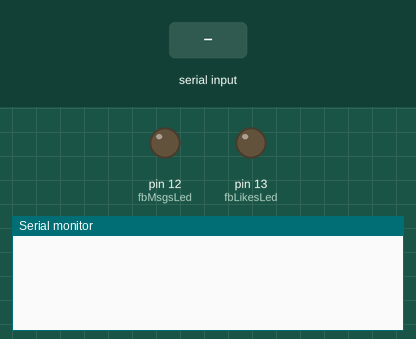
The sketch below on a simulated Arduino Uno, built with avr-gcc and run on an emulated ATmega328P. Shown: output pins drawn as LEDs (lit = HIGH), the last lines printed to the serial monitor. The test bench sets the inputs (shaded band).

Above: at 1.2 s.
1.3 s: "90,45\n" received over Serial
At 1.8 s:
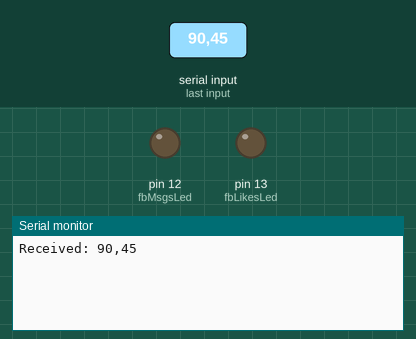
3.0 s: "0\n" received over Serial
At 4.2 s:
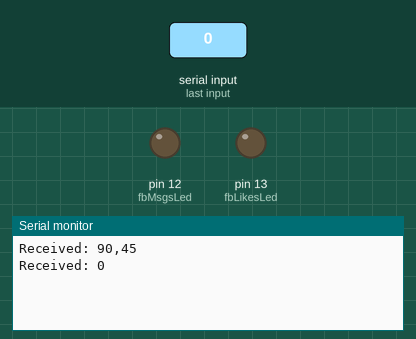
4.5 s: "1,90,45\n" received over Serial
At 5.3 s:
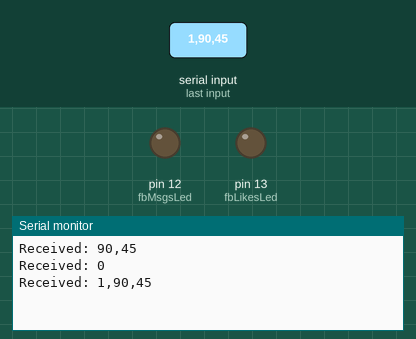

Measured:
- after the input at 1.3 s, the serial monitor: prints a new line after 0.22 s (image 1)
- after the input at 3.0 s, the serial monitor: prints a new line at once (image 2)
- after the input at 4.5 s, the serial monitor: prints a new line after 0.05 s (image 3)

The sketch:

main.ino
```cpp
/*
 * This is the Arduino side of tongzhi
 *
 * It will receive messages from the node.js notifier
 * and take some actions accordingly
*/

const int fbLikesLed = 13;
const int fbMsgsLed = 12;

const String fbLikesMsg = "FB-likes ";
const String fbMsgsMsg = "FB-msg ";

unsigned int fbLikes = 0;
unsigned int fbLikesCount = 0;
unsigned int fbMsgs = 0;
unsigned int fbMsgsCount = 0;

void setup() {
	Serial.begin(9600);

	pinMode(fbLikesLed, OUTPUT);
	pinMode(fbMsgsLed, OUTPUT);
}

void loop() {
	String line = "";
	while(Serial.available()) {
		delay(3);
		char c = Serial.read();
		if(c == '\n') {
			break;
		}
		line += c;
	}

	if(line != "") {
		Serial.println("Received: "+line);

		if(line.indexOf(fbLikesMsg) == 0) {
			fbLikes = line.substring(fbLikesMsg.length(), line.length()).toInt();
			fbLikesCount = fbLikes;
		} else if(line.indexOf(fbMsgsMsg) == 0) {
			fbMsgs = line.substring(fbMsgsMsg.length(), line.length()).toInt();
			fbMsgsCount = fbMsgs;
		}
	}

	// Turn on FB likes LED notification
	if(fbLikes > 0 && fbLikesCount > 0) {
		digitalWrite(fbLikesLed, HIGH);
	}
	// Turn on FB unread messages LED notification
	if(fbMsgs > 0 && fbMsgsCount > 0) {
		digitalWrite(fbMsgsLed, HIGH);
	}

	delay(500);

	// Turn off FB likes LED notification
	if(fbLikes > 0 && fbLikesCount > 0) {
		digitalWrite(fbLikesLed, LOW);
		fbLikesCount--;
	}
	// Turn off FB unread messages LED notification
	if(fbMsgs > 0 && fbMsgsCount > 0) {
		digitalWrite(fbMsgsLed, LOW);
		fbMsgsCount--;
	}

	if(fbLikes>0 || fbMsgs>0) {
		if(fbLikesCount==0 && fbMsgsCount==0) {
			delay(5750);
			fbLikesCount = fbLikes;
			fbMsgsCount = fbMsgs;
		}
	}

	delay(250);
}
```
